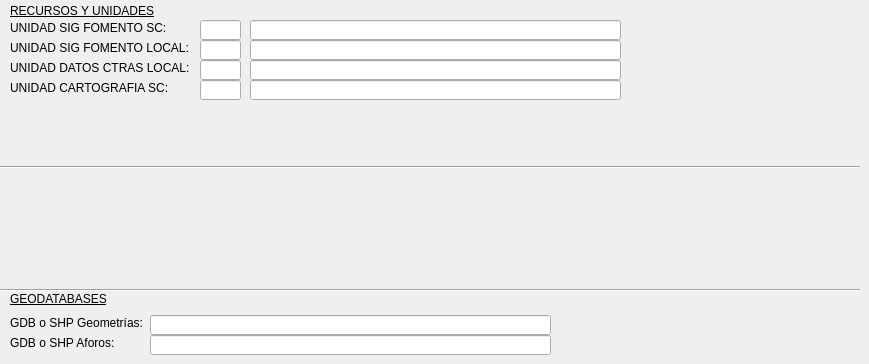
   <widget class="QWidget" name="tab_6">
    <attribute name="title">
     <string>DATOS INTERNOS</string>
    </attribute>
    <widget class="QLabel" name="label_2">
     <property name="geometry">
      <rect>
       <x>10</x>
       <y>20</y>
       <width>190</width>
       <height>16</height>
      </rect>
     </property>
     <property name="text">
      <string>UNIDAD SIG FOMENTO SC:</string>
     </property>
    </widget>
    <widget class="QLineEdit" name="lneUD_SIGFOMSC">
     <property name="geometry">
      <rect>
       <x>200</x>
       <y>20</y>
       <width>41</width>
       <height>20</height>
      </rect>
     </property>
     <property name="text">
      <string/>
     </property>
    </widget>
    <widget class="QLabel" name="label_3">
     <property name="geometry">
      <rect>
       <x>10</x>
       <y>0</y>
       <width>150</width>
       <height>21</height>
      </rect>
     </property>
     <property name="font">
      <font>
       <underline>true</underline>
      </font>
     </property>
     <property name="text">
      <string>RECURSOS Y UNIDADES</string>
     </property>
    </widget>
    <widget class="QLabel" name="label_12">
     <property name="geometry">
      <rect>
       <x>10</x>
       <y>40</y>
       <width>190</width>
       <height>16</height>
      </rect>
     </property>
     <property name="text">
      <string>UNIDAD SIG FOMENTO LOCAL:</string>
     </property>
    </widget>
    <widget class="QLabel" name="label_23">
     <property name="geometry">
      <rect>
       <x>10</x>
       <y>60</y>
       <width>190</width>
       <height>16</height>
      </rect>
     </property>
     <property name="text">
      <string>UNIDAD DATOS CTRAS LOCAL:</string>
     </property>
    </widget>
    <widget class="QLabel" name="label_24">
     <property name="geometry">
      <rect>
       <x>10</x>
       <y>80</y>
       <width>190</width>
       <height>16</height>
      </rect>
     </property>
     <property name="text">
      <string>UNIDAD CARTOGRAFIA SC:</string>
     </property>
    </widget>
    <widget class="QLineEdit" name="lneUD_SIGFOMLO">
     <property name="geometry">
      <rect>
       <x>200</x>
       <y>40</y>
       <width>41</width>
       <height>20</height>
      </rect>
     </property>
     <property name="text">
      <string/>
     </property>
    </widget>
    <widget class="QLineEdit" name="lneUD_SIGCTRLO">
     <property name="geometry">
      <rect>
       <x>200</x>
       <y>60</y>
       <width>41</width>
       <height>20</height>
      </rect>
     </property>
     <property name="text">
      <string/>
     </property>
    </widget>
    <widget class="QLineEdit" name="lneUD_CARTOGSC">
     <property name="geometry">
      <rect>
       <x>200</x>
       <y>80</y>
       <width>41</width>
       <height>20</height>
      </rect>
     </property>
     <property name="text">
      <string/>
     </property>
    </widget>
    <widget class="QLineEdit" name="lneDIR_SIGFOMSC">
     <property name="geometry">
      <rect>
       <x>250</x>
       <y>20</y>
       <width>371</width>
       <height>20</height>
      </rect>
     </property>
     <property name="text">
      <string/>
     </property>
    </widget>
    <widget class="QLineEdit" name="lneDIR_CARTOGSC">
     <property name="geometry">
      <rect>
       <x>250</x>
       <y>80</y>
       <width>371</width>
       <height>20</height>
      </rect>
     </property>
     <property name="font">
      <font>
       <weight>50</weight>
       <bold>false</bold>
      </font>
     </property>
     <property name="text">
      <string/>
     </property>
    </widget>
    <widget class="QLineEdit" name="lneDIR_SIGCTRLO">
     <property name="geometry">
      <rect>
       <x>250</x>
       <y>60</y>
       <width>371</width>
       <height>20</height>
      </rect>
     </property>
     <property name="text">
      <string/>
     </property>
    </widget>
    <widget class="QLineEdit" name="lneDIR_SIGFOMLO">
     <property name="geometry">
      <rect>
       <x>250</x>
       <y>40</y>
       <width>371</width>
       <height>20</height>
      </rect>
     </property>
     <property name="text">
      <string/>
     </property>
    </widget>
    <widget class="QLabel" name="label_30">
     <property name="geometry">
      <rect>
       <x>10</x>
       <y>315</y>
       <width>141</width>
       <height>16</height>
      </rect>
     </property>
     <property name="font">
      <font>
       <underline>false</underline>
      </font>
     </property>
     <property name="text">
      <string>&lt;html&gt;&lt;head/&gt;&lt;body&gt;&lt;p&gt;GDB o SHP Geometrías:&lt;/p&gt;&lt;/body&gt;&lt;/html&gt;</string>
     </property>
    </widget>
    <widget class="QLineEdit" name="GDB_Geometrias">
     <property name="geometry">
      <rect>
       <x>150</x>
       <y>315</y>
       <width>401</width>
       <height>20</height>
      </rect>
     </property>
     <property name="text">
      <string/>
     </property>
    </widget>
    <widget class="QLabel" name="label_31">
     <property name="geometry">
      <rect>
       <x>10</x>
       <y>335</y>
       <width>121</width>
       <height>16</height>
      </rect>
     </property>
     <property name="font">
      <font>
       <underline>false</underline>
      </font>
     </property>
     <property name="text">
      <string>&lt;html&gt;&lt;head/&gt;&lt;body&gt;&lt;p&gt;GDB o SHP Aforos:&lt;/p&gt;&lt;/body&gt;&lt;/html&gt;</string>
     </property>
    </widget>
    <widget class="QLineEdit" name="GDB_Aforos">
     <property name="geometry">
      <rect>
       <x>150</x>
       <y>335</y>
       <width>401</width>
       <height>20</height>
      </rect>
     </property>
     <property name="text">
      <string/>
     </property>
    </widget>
    <widget class="QLabel" name="label_43">
     <property name="geometry">
      <rect>
       <x>10</x>
       <y>288</y>
       <width>171</width>
       <height>21</height>
      </rect>
     </property>
     <property name="font">
      <font>
       <underline>true</underline>
      </font>
     </property>
     <property name="text">
      <string>GEODATABASES</string>
     </property>
    </widget>
    <widget class="Line" name="line_4">
     <property name="geometry">
      <rect>
       <x>0</x>
       <y>162</y>
       <width>860</width>
       <height>10</height>
      </rect>
     </property>
     <property name="orientation">
      <enum>Qt::Horizontal</enum>
     </property>
    </widget>
    <widget class="Line" name="line_5">
     <property name="geometry">
      <rect>
       <x>0</x>
       <y>285</y>
       <width>860</width>
       <height>10</height>
      </rect>
     </property>
     <property name="orientation">
      <enum>Qt::Horizontal</enum>
     </property>
    </widget>
   </widget>
